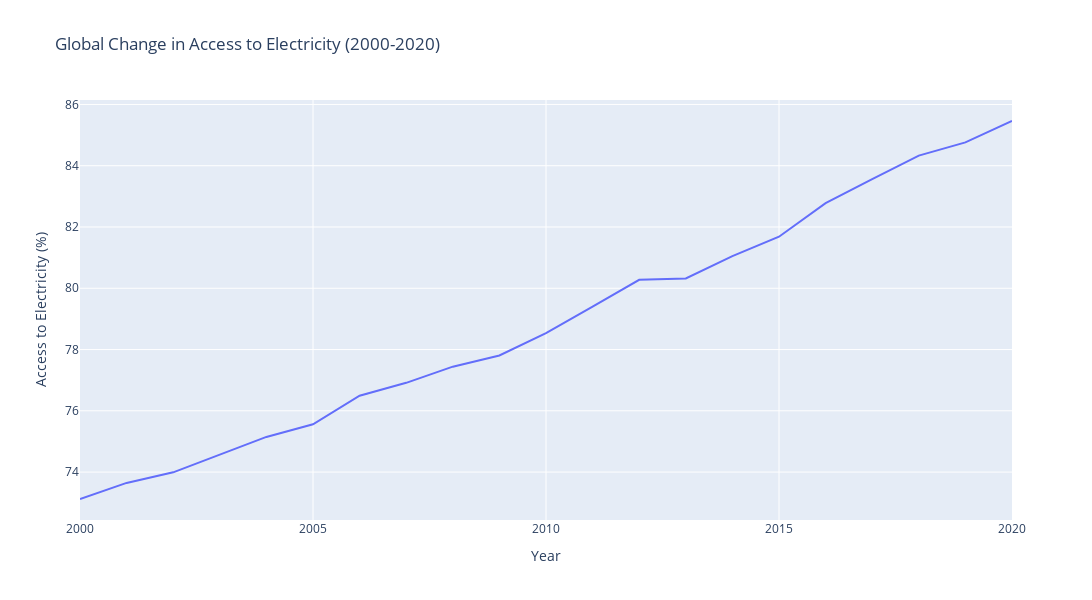

Here is the notebook cell this chart was saved with:
### Code cell
df_global_electricity = df.groupby('Year')['Access to electricity (% of population)'].mean().reset_index()

fig = px.line(df_global_electricity, x='Year', y='Access to electricity (% of population)',
              title='Global Change in Access to Electricity (2000-2020)',
              labels={'Access to electricity (% of population)': 'Access to Electricity (%)'})
fig.update_layout(width=1200, height=600)
fig.show()

### Figure 1 — Plotly figure (JSON) as saved in the notebook; plotly's stock layout.template omitted (floating-point values rounded to 4 significant figures)
{"data": [{"hovertemplate": "Year=%{x}<br>Access to Electricity (%)=%{y}<extra></extra>", "legendgroup": "", "line": {"color": "#636efa", "dash": "solid"}, "marker": {"symbol": "circle"}, "mode": "lines", "name": "", "orientation": "v", "showlegend": false, "type": "scatter", "x": [2000, 2001, 2002, 2003, 2004, 2005, 2006, 2007, 2008, 2009, 2010, 2011, 2012, 2013, 2014, 2015, 2016, 2017, 2018, 2019, 2020], "xaxis": "x", "y": [73.12, 73.65, 73.99, 74.56, 75.15, 75.56, 76.49, 76.91, 77.44, 77.8, 78.53, 79.4, 80.28, 80.32, 81.05, 81.68, 82.78, 83.56, 84.33, 84.76, 85.46], "yaxis": "y"}], "layout": {"height": 600, "legend": {"tracegroupgap": 0}, "title": {"text": "Global Change in Access to Electricity (2000-2020)"}, "width": 1200, "xaxis": {"anchor": "y", "domain": [0, 1], "title": {"text": "Year"}}, "yaxis": {"anchor": "x", "domain": [0, 1], "title": {"text": "Access to Electricity (%)"}}}}
